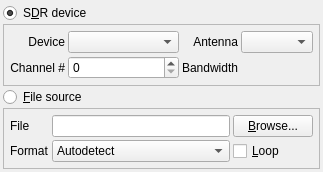
         <widget class="QWidget" name="localPage">
          <layout class="QGridLayout" name="gridLayout_14">
           <property name="leftMargin">
            <number>3</number>
           </property>
           <property name="topMargin">
            <number>3</number>
           </property>
           <property name="rightMargin">
            <number>3</number>
           </property>
           <property name="bottomMargin">
            <number>3</number>
           </property>
           <property name="spacing">
            <number>1</number>
           </property>
           <item row="0" column="0">
            <widget class="QRadioButton" name="sdrRadio">
             <property name="text">
              <string>S&amp;DR device</string>
             </property>
             <property name="checked">
              <bool>true</bool>
             </property>
            </widget>
           </item>
           <item row="1" column="0">
            <widget class="QFrame" name="sdrFrame">
             <property name="frameShape">
              <enum>QFrame::StyledPanel</enum>
             </property>
             <property name="frameShadow">
              <enum>QFrame::Raised</enum>
             </property>
             <layout class="QGridLayout" name="gridLayout_2">
              <property name="leftMargin">
               <number>6</number>
              </property>
              <property name="topMargin">
               <number>6</number>
              </property>
              <property name="rightMargin">
               <number>6</number>
              </property>
              <property name="bottomMargin">
               <number>6</number>
              </property>
              <property name="spacing">
               <number>3</number>
              </property>
              <item row="0" column="0">
               <widget class="QLabel" name="label_10">
                <property name="text">
                 <string>Device</string>
                </property>
                <property name="alignment">
                 <set>Qt::AlignRight|Qt::AlignTrailing|Qt::AlignVCenter</set>
                </property>
               </widget>
              </item>
              <item row="1" column="1">
               <widget class="QSpinBox" name="channelSpin"/>
              </item>
              <item row="1" column="0">
               <widget class="QLabel" name="label_11">
                <property name="text">
                 <string>Channel #</string>
                </property>
                <property name="alignment">
                 <set>Qt::AlignRight|Qt::AlignTrailing|Qt::AlignVCenter</set>
                </property>
               </widget>
              </item>
              <item row="1" column="2">
               <widget class="QLabel" name="label_13">
                <property name="text">
                 <string>Bandwidth</string>
                </property>
                <property name="alignment">
                 <set>Qt::AlignRight|Qt::AlignTrailing|Qt::AlignVCenter</set>
                </property>
               </widget>
              </item>
              <item row="0" column="1">
               <widget class="QComboBox" name="deviceCombo">
                <property name="sizePolicy">
                 <sizepolicy hsizetype="Expanding" vsizetype="Fixed">
                  <horstretch>0</horstretch>
                  <verstretch>0</verstretch>
                 </sizepolicy>
                </property>
                <property name="modelColumn">
                 <number>0</number>
                </property>
               </widget>
              </item>
              <item row="0" column="2">
               <widget class="QLabel" name="label_12">
                <property name="text">
                 <string>Antenna</string>
                </property>
                <property name="alignment">
                 <set>Qt::AlignRight|Qt::AlignTrailing|Qt::AlignVCenter</set>
                </property>
               </widget>
              </item>
              <item row="0" column="3">
               <widget class="QComboBox" name="antennaCombo">
                <property name="sizePolicy">
                 <sizepolicy hsizetype="Preferred" vsizetype="Fixed">
                  <horstretch>0</horstretch>
                  <verstretch>0</verstretch>
                 </sizepolicy>
                </property>
               </widget>
              </item>
              <item row="1" column="3">
               <widget class="FrequencySpinBox" name="bandwidthSpinBox"/>
              </item>
             </layout>
            </widget>
           </item>
           <item row="2" column="0">
            <widget class="QRadioButton" name="fileRadio">
             <property name="text">
              <string>&amp;File source</string>
             </property>
            </widget>
           </item>
           <item row="3" column="0">
            <widget class="QFrame" name="fileFrame">
             <property name="frameShape">
              <enum>QFrame::StyledPanel</enum>
             </property>
             <property name="frameShadow">
              <enum>QFrame::Raised</enum>
             </property>
             <layout class="QGridLayout" name="gridLayout">
              <property name="leftMargin">
               <number>6</number>
              </property>
              <property name="topMargin">
               <number>6</number>
              </property>
              <property name="rightMargin">
               <number>6</number>
              </property>
              <property name="bottomMargin">
               <number>6</number>
              </property>
              <property name="spacing">
               <number>3</number>
              </property>
              <item row="2" column="0">
               <widget class="QLabel" name="label_5">
                <property name="text">
                 <string>Format</string>
                </property>
               </widget>
              </item>
              <item row="0" column="0">
               <widget class="QLabel" name="label_4">
                <property name="text">
                 <string>File</string>
                </property>
               </widget>
              </item>
              <item row="0" column="1">
               <widget class="QLineEdit" name="pathEdit">
                <property name="readOnly">
                 <bool>true</bool>
                </property>
               </widget>
              </item>
              <item row="2" column="1">
               <widget class="QComboBox" name="formatCombo">
                <item>
                 <property name="text">
                  <string>Autodetect</string>
                 </property>
                </item>
                <item>
                 <property name="text">
                  <string>Raw float32 I/Q capture</string>
                 </property>
                </item>
                <item>
                 <property name="text">
                  <string>Raw unsigned8 I/Q capture</string>
                 </property>
                </item>
                <item>
                 <property name="text">
                  <string>WAV file</string>
                 </property>
                </item>
               </widget>
              </item>
              <item row="0" column="2">
               <widget class="QPushButton" name="browseButton">
                <property name="text">
                 <string>&amp;Browse...</string>
                </property>
               </widget>
              </item>
              <item row="2" column="2">
               <widget class="QCheckBox" name="loopCheck">
                <property name="text">
                 <string>&amp;Loop</string>
                </property>
               </widget>
              </item>
             </layout>
            </widget>
           </item>
          </layout>
         </widget>
